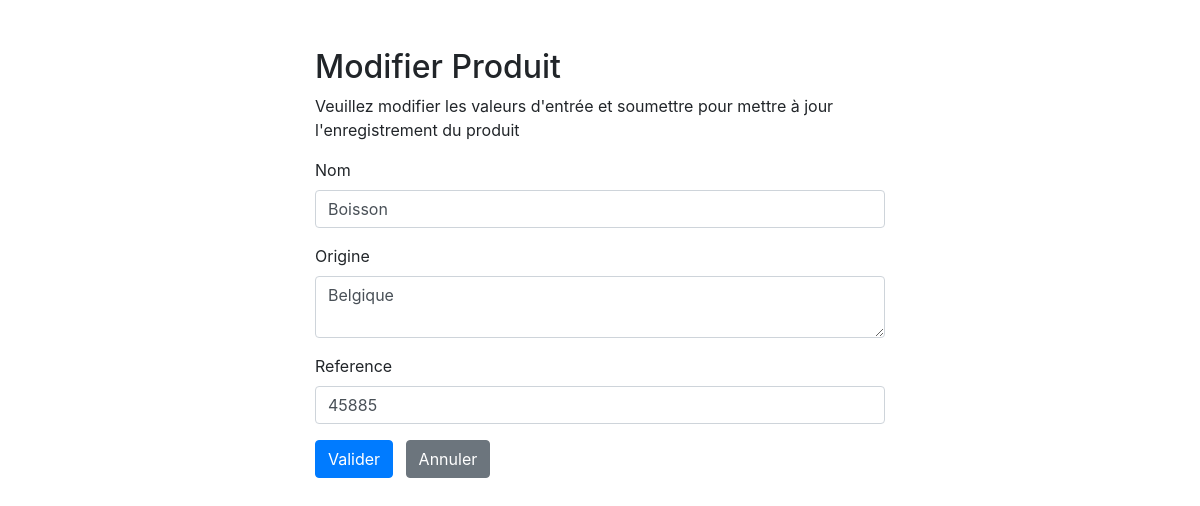
/update.php?id_produit=3, run on the app's committed database.
### tables this page shows
CREATE TABLE IF NOT EXISTS `produits` (
  `id_produit` int(11) NOT NULL AUTO_INCREMENT,
  `nom_produit` varchar(45) NOT NULL,
  `origine_produit` varchar(45) NOT NULL,
  `reference_produit` varchar(45) NOT NULL,
  PRIMARY KEY (`id_produit`)
);

### update.php (the view, shortened to what this page needs)
<?php
require_once "config.php";
$nom_produit = $origine_produit = $reference_produit = "";
$nom_err = $origine_err = $reference_err = "";
if (isset($_POST["id_produit"]) && !empty($_POST["id_produit"])) {
    $id_produit = $_POST["id_produit"];
    $input_name = trim($_POST["nom_produit"]);
    if (empty($input_name)) {
        $nom_err = " entrer le nom du produit.";
    }
    elseif (!filter_var($input_name, FILTER_VALIDATE_REGEXP, array("options" => array("regexp" => "/^[a-zA-Z\s]+$/")))) {
        $nom_err = "entrer un nom valide du produit.";
    }
    else {
        $nom_produit = $input_name;
    }
    $input_origine = trim($_POST["origine_produit"]);
    if (empty($input_origine)) {
        $origine_err = "entrer l'origine du produit";
    }
    else {
        $origine_produit = $input_origine;
    }
    $input_reference = trim($_POST["reference_produit"]);
    if (empty($input_reference)) {
        $reference_err = "entrer la reference du produit";
    }
    elseif (!ctype_digit($input_reference)) {
        $reference_err = "entrer une reference entier valide du produit ";
    }
    else {
        $reference_produit = $input_reference;
    }
    if (empty($nom_err) && empty($origine_err) && empty($reference_err)) {
        $sql = "UPDATE produits SET nom_produit=?, origine_produit=?, reference_produit=? WHERE id_produit=?";
        if ($stmt = mysqli_prepare($link, $sql)) {
            mysqli_stmt_bind_param($stmt, "sssi", $param_nom, $param_origine, $param_reference, $param_id);
            $param_nom = $nom_produit;
            $param_origine = $origine_produit;
            $param_reference = $reference_produit;
            $param_id = $id_produit;
            if (mysqli_stmt_execute($stmt)) {
                header("location: index.php");
                exit();
            }
            else {
                echo "Oops! un probléme. Veuillez réssayer à nouveau";
            }
        }
        mysqli_stmt_close($stmt);
    }
    mysqli_close($link);
}
else {
    if (isset($_GET["id_produit"]) && !empty(trim($_GET["id_produit"]))) {
        $sql = "SELECT * FROM produits WHERE id_produit = ?";
        if ($stmt = mysqli_prepare($link, $sql)) {
            mysqli_stmt_bind_param($stmt, "i", $param_id);
            if (mysqli_stmt_execute($stmt)) {
                $result = mysqli_stmt_get_result($stmt);
                if (mysqli_num_rows($result) == 1) {
                    $row = mysqli_fetch_array($result, MYSQLI_ASSOC);
                    $nom_produit = $row["nom_produit"];
                    $origine_produit = $row["origine_produit"];
                    $reference_produit = $row["reference_produit"];
                }
                else {
                    header("location: error.php");
                    exit();
                }
            }
            else {
                echo "Oops! un probléme. Veuillez réssayer à nouveau";
            }
        }
    }
    else {
        header("location: error.php");
        exit();
    }
}
?>
<!DOCTYPE html>
<html lang="en">
<head>
    <link rel="stylesheet" href="https://stackpath.bootstrapcdn.com/bootstrap/4.5.2/css/bootstrap.min.css">
</head>
<body>
    <div class="wrapper">
        <div class="container-fluid">
            <div class="row">
                <div class="col-md-12">
                    <h2 class="mt-5">Modifier Produit</h2>
                    <p>Veuillez modifier les valeurs d'entrée et soumettre pour mettre à jour l'enregistrement du produit</p>
                    <form action="<?php echo htmlspecialchars(basename($_SERVER['REQUEST_URI'])); ?>" method="post">
                        <div class="form-group">
                            <label>Nom</label>
                            <input type="text" name="nom_produit" class="form-control <?php echo(!empty($nom_err)) ? 'is-invalid' : ''; ?>" value="<?php echo $nom_produit; ?>">
                        </div>
                        <div class="form-group">
                            <label>Origine</label>
                            <textarea name="origine_produit" class="form-control <?php echo(!empty($origine_err)) ? 'is-invalid' : ''; ?>"><?php echo $origine_produit; ?></textarea>
                        </div>
                        <div class="form-group">
                            <label>Reference</label>
                            <input type="text" name="reference_produit" class="form-control <?php echo(!empty($reference_err)) ? 'is-invalid' : ''; ?>" value="<?php echo $reference_produit; ?>">
                        </div>
                        <input type="submit" class="btn btn-primary" value="Valider">
                        <a href="index.php" class="btn btn-secondary ml-2">Annuler</a>
                    </form>
                </div>
            </div>
        </div>
    </div>
</body>
</html>

### update.php (style rules this page uses)
.wrapper { width: 600px; margin: 0 auto; }

### data on the page
produits: nom_produit "Boisson", origine_produit "Belgique", reference_produit "45885"
